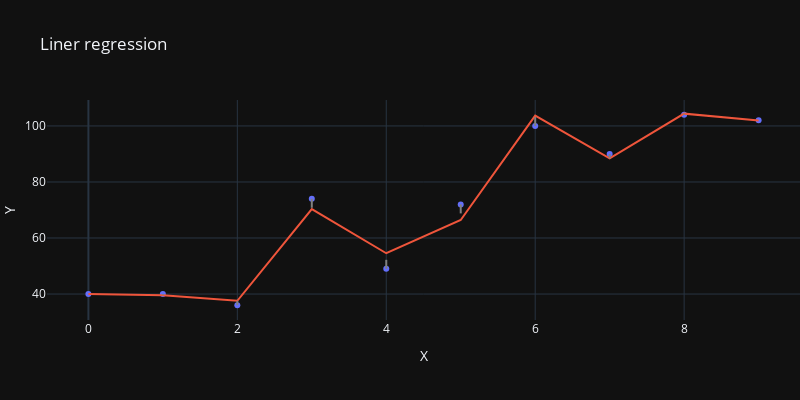

The notebook cell this image was saved under:
### Code cell
# using numpy polyval function
coeff = np.polyfit(x=x, y=y, deg=8)
y_pred = np.round(np.polyval(coeff, x),2)
linear_plot(x, y, y_pred).show()

### Figure 1 — Plotly figure (JSON) as saved in the notebook; plotly's stock layout.template omitted (floating-point values rounded to 4 significant figures)
{"data": [{"mode": "markers", "type": "scatter", "x": [0, 1, 2, 3, 4, 5, 6, 7, 8, 9], "y": [40, 40, 36, 74, 49, 72, 100, 90, 104, 102]}, {"mode": "lines", "type": "scatter", "x": [0, 1, 2, 3, 4, 5, 6, 7, 8, 9], "y": [40.04, 39.6, 37.59, 70.3, 54.56, 66.44, 103.7, 88.41, 104.4, 102.0]}, {"line": {"color": "gray", "dash": "dash"}, "mode": "lines", "type": "scatter", "x": [0, 0], "y": [40, 40.04]}, {"line": {"color": "gray", "dash": "dash"}, "mode": "lines", "type": "scatter", "x": [1, 1], "y": [40, 39.6]}, {"line": {"color": "gray", "dash": "dash"}, "mode": "lines", "type": "scatter", "x": [2, 2], "y": [36, 37.59]}, {"line": {"color": "gray", "dash": "dash"}, "mode": "lines", "type": "scatter", "x": [3, 3], "y": [74, 70.3]}, {"line": {"color": "gray", "dash": "dash"}, "mode": "lines", "type": "scatter", "x": [4, 4], "y": [49, 54.56]}, {"line": {"color": "gray", "dash": "dash"}, "mode": "lines", "type": "scatter", "x": [5, 5], "y": [72, 66.44]}, {"line": {"color": "gray", "dash": "dash"}, "mode": "lines", "type": "scatter", "x": [6, 6], "y": [100, 103.7]}, {"line": {"color": "gray", "dash": "dash"}, "mode": "lines", "type": "scatter", "x": [7, 7], "y": [90, 88.41]}, {"line": {"color": "gray", "dash": "dash"}, "mode": "lines", "type": "scatter", "x": [8, 8], "y": [104, 104.4]}, {"line": {"color": "gray", "dash": "dash"}, "mode": "lines", "type": "scatter", "x": [9, 9], "y": [102, 102.0]}], "layout": {"autosize": false, "height": 400, "margin": {"l": 0, "r": 0}, "showlegend": false, "title": {"text": "Liner regression"}, "width": 800, "xaxis": {"title": {"text": "X"}}, "yaxis": {"title": {"text": "Y"}}}}
